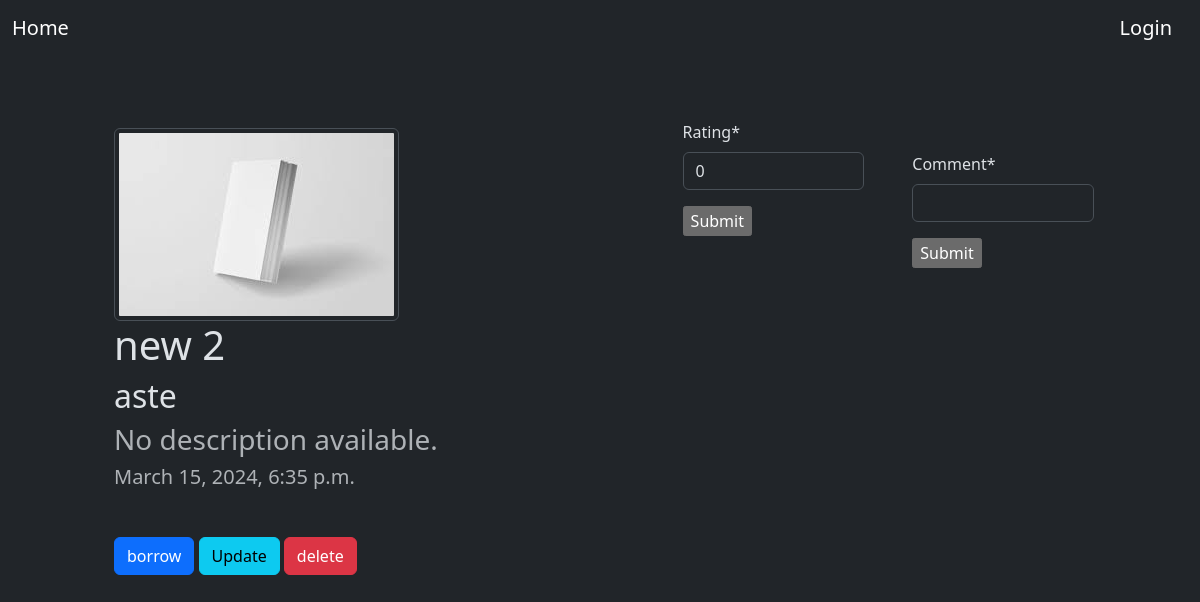
The app's page /book/2/, older data.
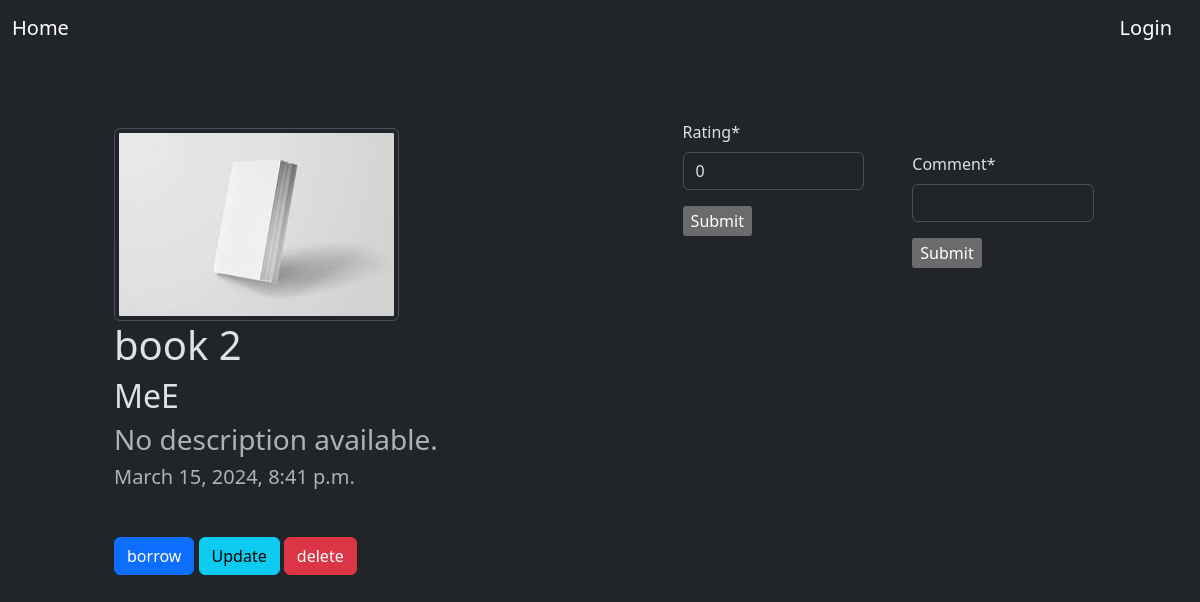
The same page, newer data.
### bookApp/models.py (models this page shows, shortened)
class Book(models.Model):
	id = models.IntegerField(primary_key=True)
	title = models.CharField(max_length=50)
	author = models.CharField(max_length=50)
	pcs_left = models.IntegerField("Total number of copies")
	genre =  models.CharField(max_length=150)
	cover_image = models.ImageField(upload_to='Book-Covers/', default='defaults/no-cover.jpeg')
	rating = models.FloatField(default=0)
	description = models.TextField(default='No description available.')
	borrowers = models.ManyToManyField(CustomUser)
	created_at = models.DateTimeField(auto_now_add=True)
	updated_at = models.DateTimeField(auto_now=True)
	class Meta:
		ordering = ["title"]

### bookApp/views.py (the view, shortened to what this page needs)
# urls.py: path('book/<int:book_id>/', book_detail, name='book-detail'),
def book_detail(request, book_id):
	book = Book.objects.filter(id=book_id)
	comments = book.first().comment_set.all()
	if request.user in book.first().borrowers.all():
		is_user_borrower = True
	else:
		is_user_borrower = False
	context =  {'book':book, 'comment_form':CommentForm(), 'rating_form':BookRatingForm(), 'comments':comments, 'is_user_borrower':is_user_borrower}
	return render(request, 'bookApp/book_detail.html', context)

### bookApp/forms.py
class CommentForm(forms.Form):
    content = forms.CharField(label="Comment", max_length=500)

class BookRatingForm(forms.ModelForm):
    class Meta:
        model = Book
        fields = ['rating']

### bookApp/templates/bookApp/book_detail.html (shortened to what this page needs)
{% extends "./layout.html" %}
{% load crispy_forms_tags %}
{% block content %}
	<div class="d-flex  flex-row p-5 m-3 gap-5">
		{% for book in book %}
			<div class="p-2 w-75 bd-highlight">
				<img src="{{book.cover_image.url}}" class="img-fluid img-thumbnail" alt="Responsive image">
				<div class="d-flex flex-column justify-content-center"><h1>{{book.title}}</h1>
				<h2>{{book.author}}</h2></div>
				<h3 class="text-muted">{{book.description}}</h3>
				<h5 class="text-muted">{{book.created_at}}</h5>
				{%if is_user_borrower %}
				<a href={% url 'book-return' book_id=book.id %} class="btn btn-primary">return</a>
			{% else %}
				<a href={% url 'book-borrow' book_id=book.id %} class="btn btn-primary">borrow</a>
			{% endif %}
			<a href={% url 'book-edit' book_id=book.id %} class="btn btn-info">Update</a>
			<a href={% url 'book-delete' book_id=book.id %} class="btn btn-danger">delete</a>
		</div>
		<form method="post" action={% url 'book-rate' book_id=book.id %}>
			{{ rating_form|crispy}}
			<input type="submit" value="Submit" class=>
	{% endfor %}
	<div class="d-flex flex-column">
		<div class="d-flex flex-column g-1 p-3">
		</div>
		<form method="post" action="">
			{{ comment_form|crispy}}
			<input type="submit" value="Submit" class=>
		</form>
	</div>
</div>
{% endblock %}

Row changes from the older to the newer data that the page shows:
removed Book: cover_image (picture), title "new 2", author "aste", description "No description available.", created_at "March 15, 2024, 6:35 p.m.", rating "0"
added Book: cover_image (picture), title "book 2", author "MeE", description "No description available.", created_at "March 15, 2024, 8:41 p.m.", rating "0"
